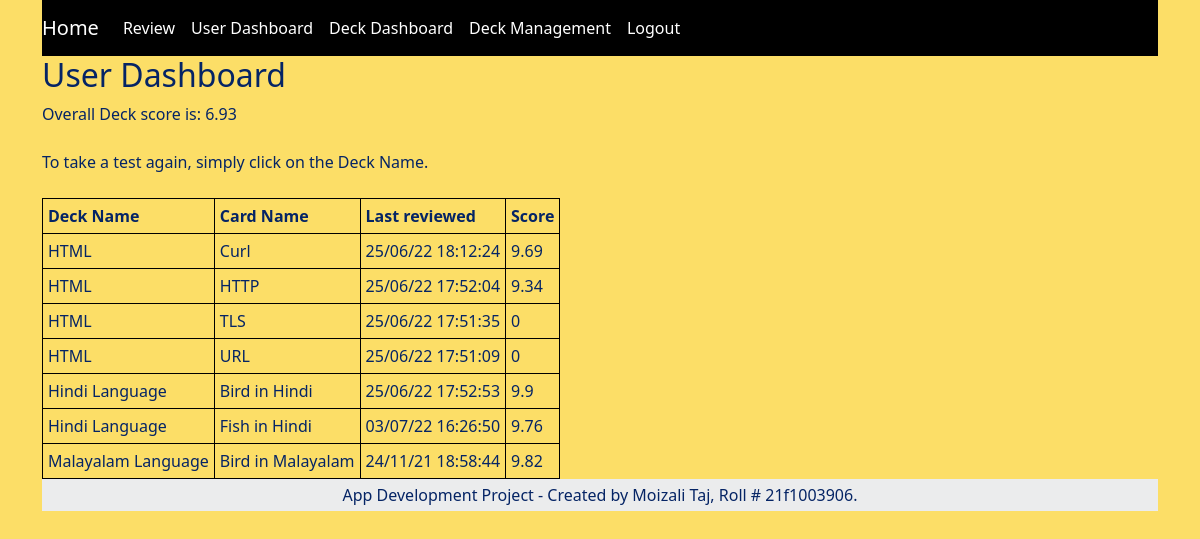
Before: /dashboard?type=user (signed in) with the older database file.
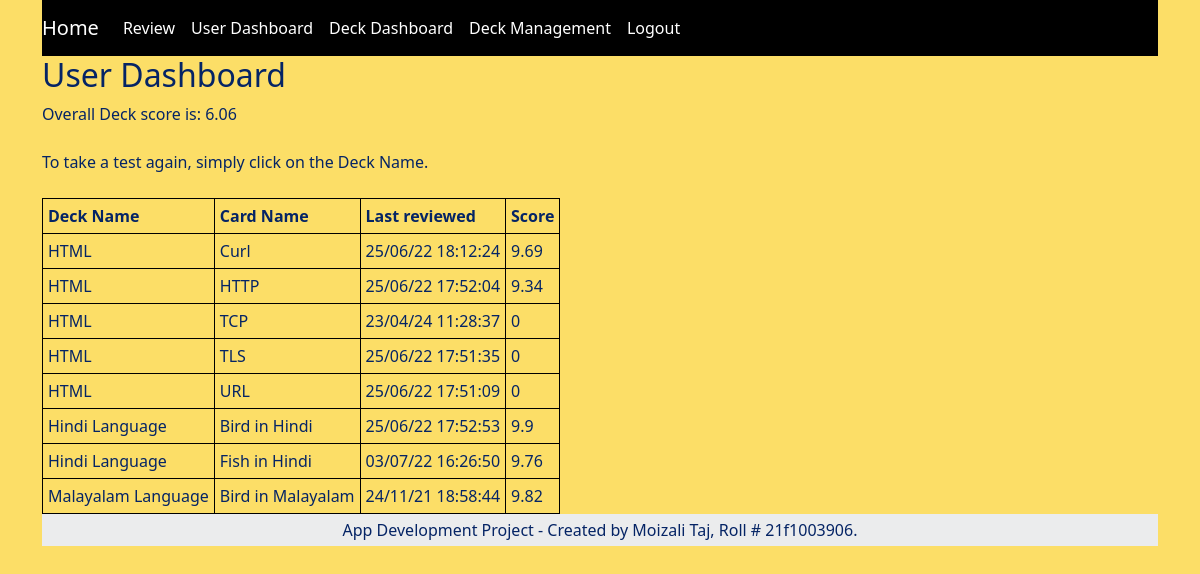
After: the same page with the newer database file.
### application/models.py (models this page shows)
class Deck_Scores(db.Model):
    __tablename__ = 'deck_scores'
    field_id = db.Column(db.Integer, primary_key=True, autoincrement=True)
    username = db.Column(db.String, nullable=False)
    deck_name = db.Column(db.String, nullable=False)
    deck_master_name = db.Column(db.String, nullable=False)
    deck_id = db.Column(db.Integer, nullable=False)
    start_time = db.Column(db.String, nullable=False)
    start_time_perf = db.Column(db.Integer, nullable=False)
    end_time = db.Column(db.String, )
    end_time_perf = db.Column(db.Integer, )
    score = db.Column(db.Integer, )

### application/controllers.py (the view, shortened to what this page needs)
@app.route('/dashboard')
def dashboard():
    if logged_in():
        type = request.args.get('type')
        if type == "user":
            dump = Deck_Scores.query.filter_by(username=session['username']).order_by(Deck_Scores.deck_master_name,Deck_Scores.deck_name).all()
            deck_score_list = []
            overall_score = 0
            overall_score_sum = 0
            overall_score_count = 0
            for i in dump:
                if i.score is not None:
                    deck_score_list.append(i)
                    overall_score_sum += i.score
                    overall_score_count += 1
            if overall_score_count != 0:
                overall_score = round(overall_score_sum / overall_score_count, 2)
            return render_template("dashboard.html", Overall_Score=overall_score,deck_scores=deck_score_list, title='User Dashboard', type="user")
    else:
        return login()

### application/controllers.py (called while the page is built)
def logged_in():
    if 'username' in session:
        return True
    else:
        return False

### templates/dashboard.html (shortened to what this page needs)
<!DOCTYPE html>
<html lang="en">
    <head>
        <link rel="stylesheet" href="{{ url_for('static',filename='style.css') }}" >
        <link rel="stylesheet" href="https://cdn.jsdelivr.net/npm/bootstrap@5.1.3/dist/css/bootstrap.min.css">
        <link rel="stylesheet" href="{{ url_for('static',filename='style.css') }}" >
    </head>
    <body>
        <div class="container" id="app">
            <nav id="navbar" class="navbar navbar-expand-lg navbar-dark bg-black">
                <a class="navbar-brand" href="/">Home</a>
                <div class="collapse navbar-collapse" id="navbarSupportedContent">
                    {% block errornav %}
                        {% if type=='login' %}
                            <ul class="navbar-nav mr-auto">
                            </ul>
                        {% else %}
                            <ul class="navbar-nav mr-auto">
                                <li class="nav-item"><a class="nav-link" style="color:white;" href="/review">Review</a></li>
                                <li class="nav-item"><a class="nav-link" style="color:white;" href="/dashboard?type=user">User Dashboard</a></li>
                                <li class="nav-item"><a class="nav-link" style="color:white;" href="/dashboard?type=deck">Deck Dashboard</a></li>
                                <li class="nav-item"><a class="nav-link" style="color:white;" href="/deck_management?type=">Deck Management</a></li>
                                <li class="nav-item"><a class="nav-link" style="color:white;" href="/logout">Logout</a></li>
                            </ul>
                        {% endif %}
                    {% endblock errornav %}
                </div>
            </nav>
            {% block error %}
                {% if type=='user' %}
                    <h2>User Dashboard</h2>
                    {% block content %}
                        {% if deck_scores|length > 0 %}
                            Overall Deck score is: {{Overall_Score}} <br><br>To take a test again, simply click on the Deck Name.<br><br>
                            <table>
                                <tr>
                                    <th>Deck Name</th>
                                    <th>Card Name</th>
                                    <th>Last reviewed</th>
                                    <th>Score</th>
                                </tr>
                                {% for decks in deck_scores %}
                                    <tr>
                                        <td>{{decks["deck_master_name"]}}</a></td>
                                        <td>{{decks["deck_name"]}}</a></td>
                                        <td class="text-center-table">{{decks["end_time"]}}</td>
                                        <td class="text-center-table">{{decks["score"]}}</td>
                                    </tr>
                                {% endfor %}
                            </table>
                        {% else %}
                            No score found for the current user.
                        {% endif %}
                    {% endblock content %}
                {% endif %}
            {% endblock error %}
            <footer class="text-center text-lg-start bg-light text-muted">
                <div class="text-center p-1" style="background-color: rgba(0, 0, 0, 0.05);color: #052465">
                    App Development Project - Created by Moizali Taj, Roll # 21f1003906.
                </div>
            </footer>
        </div>
    </body>
</html>

### static/style.css (style rules this page uses)
body { background-color: #fcde67; font-size: Medium; color: #052465; }
table, tr, td,th { border: 1px solid black; border-collapse:collapse; padding:5px; }
a { text-decoration: none; font-size: Medium; }

Changed rows visible on the page:
added Deck_Scores: deck_master_name "HTML", deck_name "TCP", end_time "23/04/24 11:28:37", score "0"
Other visible differences:
{{ Overall_Score }}: "6.93" → "6.06"
